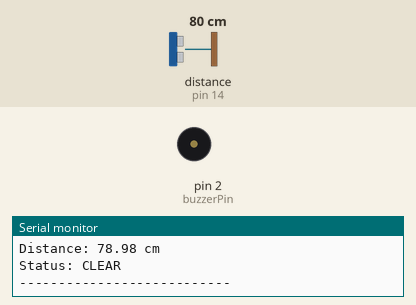
This sketch was run on a simulated Arduino Uno, built with avr-gcc and run on an emulated ATmega328P. On the bench: buzzer (waves = sounding, pin HIGH), the last lines printed to the serial monitor. Wiring (inferred from the names in the program): ultrasonic range finder: trigger pin 5; echo pin 14. The inputs (shaded band) are chosen by the test bench; at power-on: distance to the obstacle (sensor on pin 14) 80 cm. The echo pulse lasts 58.3 µs per cm; pins used as bus, display or sensor lines are not drawn.

Above: at 1.2 s.
1.3 s: distance to the obstacle (sensor on pin 14) set to 54 cm
2.8 s: distance to the obstacle (sensor on pin 14) set to 47 cm
At 3.7 s:
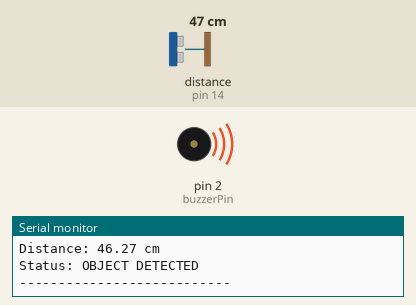
4.3 s: distance to the obstacle (sensor on pin 14) set to 60 cm
At 4.6 s:
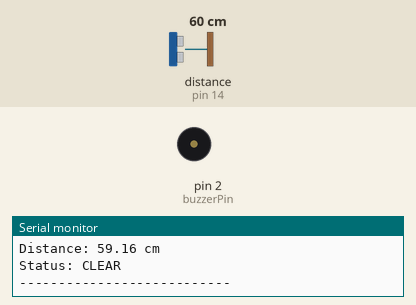
5.8 s: distance to the obstacle (sensor on pin 14) set to 2 cm
At 7.2 s:
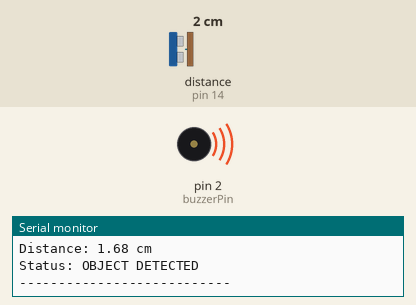
Timing chart, 0 to 8.3 s (numbered marks = the images above; inputs shaded):
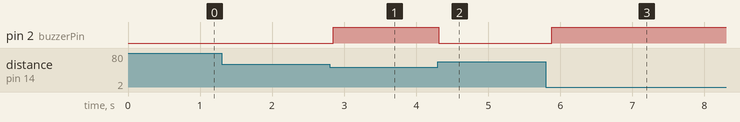

Measured:
- the behaviour switches between 51 and 50 cm on distance to the obstacle (sensor on pin 14) (found by bisection; images 0 and 1)
- after the input at 2.8 s, pin 2 (buzzerPin): LOW → HIGH after 0.05 s
- after the input at 4.3 s, pin 2 (buzzerPin): HIGH → LOW at once
- after the input at 5.8 s, pin 2 (buzzerPin): LOW → HIGH after 0.08 s

The sketch:

Distance-US.ino
```cpp
const int trigPin = 5;     // Ultrasonic TRIG - D1
const int echoPin = 14;    // Ultrasonic ECHO - D5
const int buzzerPin = 2;   // LED/Buzzer - D4

long duration;
float distance;

void setup() {
  pinMode(trigPin, OUTPUT);
  pinMode(echoPin, INPUT);
  pinMode(buzzerPin, OUTPUT);

  Serial.begin(115200);
  Serial.println("Ultrasonic Distance Monitor");
  Serial.println("---------------------------");
}

void loop() {

  // Send ultrasonic trigger pulse
  digitalWrite(trigPin, LOW);
  delayMicroseconds(2);

  digitalWrite(trigPin, HIGH);
  delayMicroseconds(10);
  digitalWrite(trigPin, LOW);

  // Read echo time
  duration = pulseIn(echoPin, HIGH);

  // Calculate distance in cm
  distance = duration * 0.034 / 2;

  // Display distance on Serial Monitor
  Serial.print("Distance: ");
  Serial.print(distance);
  Serial.println(" cm");

  // LED/Buzzer control
  if (distance <= 50) {
    digitalWrite(buzzerPin, HIGH);
    Serial.println("Status: OBJECT DETECTED");
  }
  else {
    digitalWrite(buzzerPin, LOW);
    Serial.println("Status: CLEAR");
  }

  Serial.println("---------------------------");

  delay(100);
}
```
